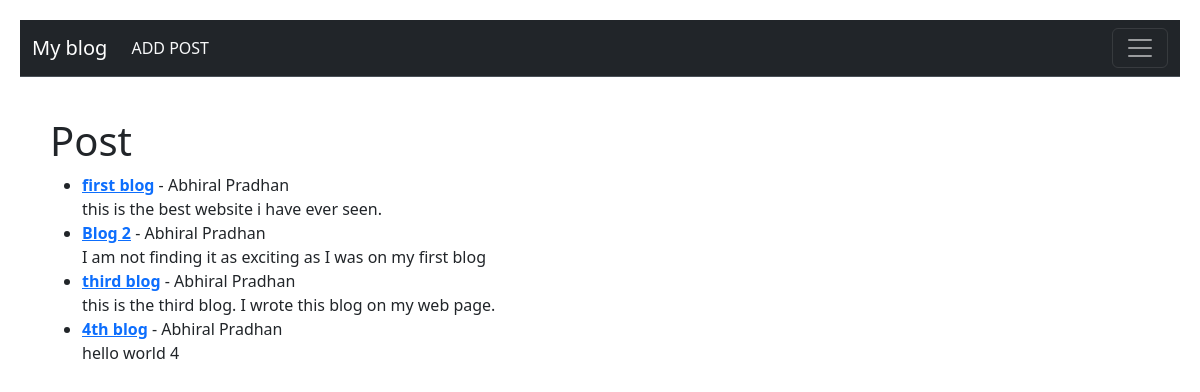
Before: / with the older database file.
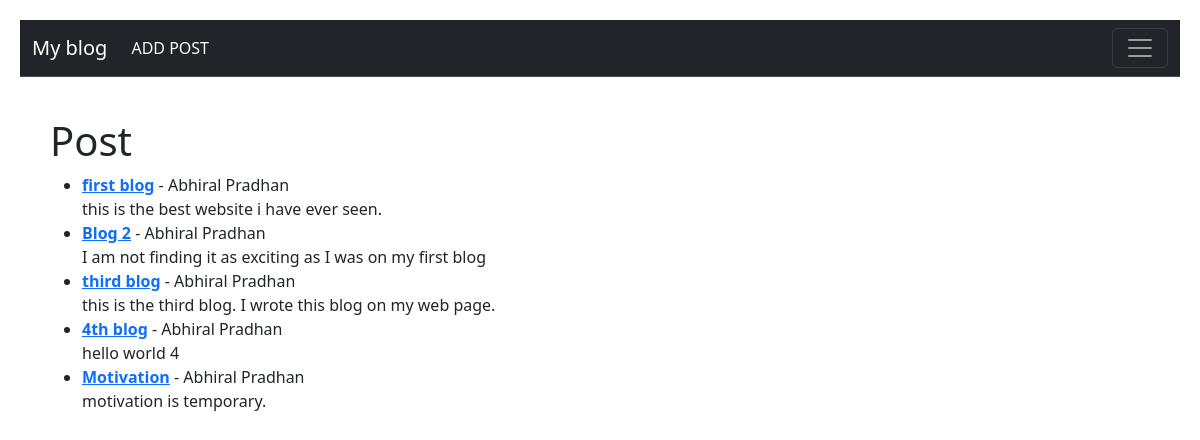
After: the same page with the newer database file.
### theblog/models.py (models this page shows, shortened)
class Post(models.Model):
    title = models.CharField(max_length=255)
    author = models.ForeignKey(User, on_delete=models.CASCADE)
    body = models.TextField()

### theblog/views.py (the view)
# urls.py: path('',HomeView.as_view(), name="home"),
class HomeView(ListView):
    model = Post
    template_name = 'home.html'

### theblog/templates/home.html
{% extends "base.html" %}
{%block content%}
<h1>Post</h1>
<ul>
    {% for post in object_list %}
    <li>
        <strong><a href="{% url 'article-detail' post.pk %}">{{ post.title }}</a></strong> - {{ post.author.first_name }} {{ post.author.last_name }}<br>
        {{ post.body }}
    </li>
    {% endfor %}
</ul>
{%endblock content%}

Changed rows visible on the page:
added Post: title "Motivation", author.first_name "Abhiral", author.last_name "Pradhan", body "motivation is temporary."
